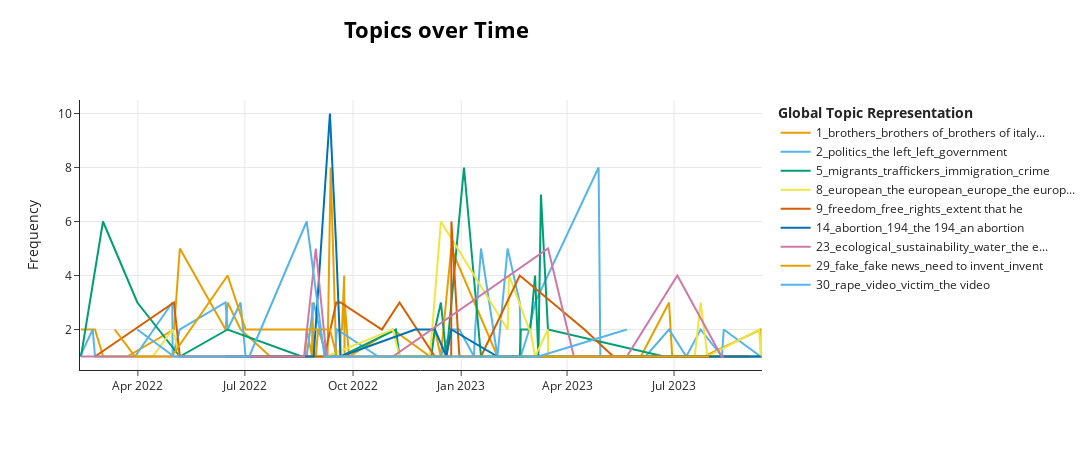

The code cell stored with this chart in its notebook:
### Markdown cell above
## Topics over time 

Make sure to use a limited number of unique timestamps (<100) as the c-TF-IDF representation will be calculated at each single unique timestamp. Having a large number of unique timestamps can take some time to be calculated. Moreover, there aren't many use-cased where you would like to see the difference in topic representations over more than 100 different timestamps.

### Code cell
topics_over_time = topic_model.topics_over_time(docs, timestamps)
intertopic_fig = topic_model.visualize_topics_over_time(topics_over_time=topics_over_time, topics=interesting_topics, custom_labels=True)
intertopic_fig.write_html(processed_dir + 'html/topics-over-time.html')
intertopic_fig

### Figure 1 — Plotly figure (JSON) as saved in the notebook; plotly's stock layout.template omitted (floating-point values rounded to 4 significant figures)
{"data": [{"hoverinfo": "text", "hovertext": ["<b>Topic 1</b><br>Words: help italian brothers, italy so want, and what doing, from italy so, brothers grow", "<b>Topic 1</b><br>Words: italian patriot, say am an, evaluate what happens, to say am, on italian interest", "<b>Topic 1</b><br>Words: have ensured, italy have ensured, we as brothers, as brothers of, as brothers", "<b>Topic 1</b><br>Words: is no index, unfortunately there is, no index of, no index, of names in", "<b>Topic 1</b><br>Words: region led, led by member, days the, days the marche, experiment", "<b>Topic 1</b><br>Words: live italy, long live italy, long live, live, long", "<b>Topic 1</b><br>Words: govern, won the, won the elections, brothers, boldrini", "<b>Topic 1</b><br>Words: that brothers, that brothers of, to grow in, continues to grow, of italy continues", "<b>Topic 1</b><br>Words: laugh, let laugh, words if we, who is much, reason brothers", "<b>Topic 1</b><br>Words: failure of the, to join forces, candidate who had, candidate, candidate who", "<b>Topic 1</b><br>Words: alive brothers, italy alive, italy alive brothers, alive brothers of, alive", "<b>Topic 1</b><br>Words: them both, studies and that, is everything, is up to, is up", "<b>Topic 1</b><br>Words: the entire parliament, force in the, only political force, however it, however it remains", "<b>Topic 1</b><br>Words: agriculture the, sense to, to guarantee agriculture, because our land, is our true", "<b>Topic 1</b><br>Words: 2018, it even, the 2018, emblematic, with messi argentina", "<b>Topic 1</b><br>Words: enrico letta long, letta long live, live deviance, long live deviance, letta long", "<b>Topic 1</b><br>Words: fought for the, fought for, shock absorbers, absorbers, of universal", "<b>Topic 1</b><br>Words: giorgio is, giorgio, black, then call it, black argentina guys", "<b>Topic 1</b><br>Words: okay italy, okay italy is, is lost, italy is lost, lost", "<b>Topic 1</b><br>Words: environmental, the natural, development and new, economic development, it water", "<b>Topic 1</b><br>Words: forti, award, gianni, chico forti, chico", "<b>Topic 1</b><br>Words: not govern with, govern with italian, italian brothers is, don want it, brothers is", "<b>Topic 1</b><br>Words: giannelli, simone, simone giannelli, champion, world champion", "<b>Topic 1</b><br>Words: if it because, because he italian, see if it, he italian, it because he", "<b>Topic 1</b><br>Words: also intends to, of italy also, also intends, intends to go, italy also intends", "<b>Topic 1</b><br>Words: explains it to, in capalbio, expert from his, expert from, expert", "<b>Topic 1</b><br>Words: already filed in, has already filed, so again, filed, filed in", "<b>Topic 1</b><br>Words: the symbol, and you have, symbol, symbol of the, cards", "<b>Topic 1</b><br>Words: tortellini, bologna with patrizia, bologna with, window fantastic, explain how to", "<b>Topic 1</b><br>Words: cross, cross on the, cross on, on the symbol, symbol of", "<b>Topic 1</b><br>Words: twenty fifth sunday, three cross on, fifth sunday from, fifth sunday, september twenty", "<b>Topic 1</b><br>Words: italy that italy, italy is ready, is ready, long live italy, live italy", "<b>Topic 1</b><br>Words: for all italians, it for all, all italians, do it for, for all", "<b>Topic 1</b><br>Words: know the other, already personally, paolo, knew roberta mazzola, knew roberta", "<b>Topic 1</b><br>Words: children from serie, serie, from serie, children from, and there will", "<b>Topic 1</b><br>Words: we noticed gray, francesco pio, little francesco pio, we noticed, car excuse the", "<b>Topic 1</b><br>Words: thursday to, christmas village, the tenth anniversary, tenth anniversary of, celebrated in", "<b>Topic 1</b><br>Words: at me is, also depends on, fabrizio, fabrizio guys thank, esteemed as italy", "<b>Topic 1</b><br>Words: so that every, our activity, to collect the, that every italian, every italian can", "<b>Topic 1</b><br>Words: all occupied by, all occupied, which were, organized crime, occupied by", "<b>Topic 1</b><br>Words: proud because it, am proud and, it is italy, be proud because, should be proud", "<b>Topic 1</b><br>Words: victim of cyclical, for about twenty, about twenty, about twenty years, to drought", "<b>Topic 1</b><br>Words: italian by studying, by studying, studying our, italian by, by studying our", "<b>Topic 1</b><br>Words: protagonists again, want to see, again in which, to see and, and live", "<b>Topic 1</b><br>Words: everywhere to lend, because italy brings, came everywhere, came everywhere to, guys who came", "<b>Topic 1</b><br>Words: as national team, as national, national team, team, national", "<b>Topic 1</b><br>Words: gianmarco, do it right, no they do, right alfredo, alfredo", "<b>Topic 1</b><br>Words: who follow us, citizens who follow, follow us, italian citizens who, all the italian", "<b>Topic 1</b><br>Words: zaki will return, and wish, my heart life, serenity and, serenity and success", "<b>Topic 1</b><br>Words: the fires, put and continue, put and, and meteorological disasters, the fires and", "<b>Topic 1</b><br>Words: italians because we, lucio battisti, battisti, days ago on, ran to", "<b>Topic 1</b><br>Words: mario draghi is, mean mario, is italian and, authoritative italians, authoritative italians we"], "marker": {"color": "#E69F00"}, "mode": "lines", "name": "1_brothers_brothers of_brothers of italy...", "type": "scatter", "x": ["2022-02-11T14:53:48", "2022-02-23T13:18:25", "2022-03-02T12:15:45", "2022-03-12T08:40:33", "2022-03-22T19:50:37", "2022-05-01T18:13:49", "2022-05-06T17:00:19", "2022-06-14T13:13:52", "2022-06-16T07:45:05", "2022-06-27T09:06:31", "2022-07-22T13:00:43", "2022-08-05T16:28:13", "2022-08-17T07:37:47", "2022-08-20T08:08:08", "2022-08-21T07:24:39", "2022-08-22T13:32:55", "2022-08-27T05:31:16", "2022-08-27T07:48:11", "2022-08-28T13:15:50", "2022-08-30T08:04:28", "2022-09-01T07:19:51", "2022-09-09T07:51:31", "2022-09-11T22:54:29", "2022-09-16T16:59:27", "2022-09-17T13:22:40", "2022-09-19T07:16:10", "2022-09-20T07:30:09", "2022-09-20T12:18:42", "2022-09-21T14:40:56", "2022-09-23T10:52:45", "2022-09-23T18:23:22", "2022-09-23T21:32:32", "2022-09-27T14:42:21", "2022-11-03T20:58:11", "2022-12-05T10:17:50", "2022-12-09T14:55:44", "2022-12-14T14:27:54", "2022-12-23T11:40:32", "2023-01-31T20:04:40", "2023-02-20T15:33:02", "2023-02-27T20:12:23", "2023-04-06T19:05:32", "2023-04-15T20:13:16", "2023-05-12T18:34:35", "2023-05-21T20:01:47", "2023-06-02T18:22:36", "2023-06-26T17:49:06", "2023-06-29T10:16:43", "2023-07-19T17:24:29", "2023-07-26T14:27:42", "2023-09-12T16:05:41", "2023-09-13T18:57:03"], "y": [2, 2, 1, 1, 1, 2, 5, 2, 3, 2, 1, 1, 1, 1, 1, 2, 1, 3, 1, 1, 2, 1, 8, 1, 1, 1, 1, 2, 2, 4, 1, 3, 1, 2, 1, 2, 1, 5, 1, 1, 1, 1, 1, 1, 1, 1, 3, 1, 1, 1, 2, 1]}, {"hoverinfo": "text", "hovertext": ["<b>Topic 2</b><br>Words: from their, citizens against each, but while they, from their failures, incompetence with these", "<b>Topic 2</b><br>Words: defending something, defending something else, unlike most, we have never, see president unlike", "<b>Topic 2</b><br>Words: foreign, foreign leader, that isn mine, what everyone else, foreign nation that", "<b>Topic 2</b><br>Words: we are in, are in, also due to, its ideological delusions, ideological delusions", "<b>Topic 2</b><br>Words: it must first, must first, first demonstrate, if politics, must first demonstrate", "<b>Topic 2</b><br>Words: to defend you, american interference, famous american interference, rightly will, interference", "<b>Topic 2</b><br>Words: liberal, is not liberal, not liberal, liberal is not, liberal for example", "<b>Topic 2</b><br>Words: of the pd, pd, the pd, why they don, nonsense anymore", "<b>Topic 2</b><br>Words: risking becoming, today that the, because want to, they didn, campaign do", "<b>Topic 2</b><br>Words: that it has, reflect on the, right must, will have no, if the left", "<b>Topic 2</b><br>Words: saying the, spreading everywhere today, same thing that, saying the same, ten years now", "<b>Topic 2</b><br>Words: stuck in parliament, stuck, something got stuck, something got, stuck in", "<b>Topic 2</b><br>Words: to be culturally, have to frequent, recognized regardless, frequent the, frequent the salons", "<b>Topic 2</b><br>Words: favor of, in favor of, guaranteed freedom, in favor, guaranteed", "<b>Topic 2</b><br>Words: of themes from, electoral campaign in, couple of themes, are worth looking, campaign in", "<b>Topic 2</b><br>Words: and the left, difference between, between me and, difference between me, me and the", "<b>Topic 2</b><br>Words: electoral campaign that, campaign that, electoral campaign, of its own, running is", "<b>Topic 2</b><br>Words: must necessarily, must also dispel, dispel this prejudice, world yes, the world yes", "<b>Topic 2</b><br>Words: capable and, got to, got, to where, to where they", "<b>Topic 2</b><br>Words: mandate and, and the laws, exclusive, and my functions, laws and to", "<b>Topic 2</b><br>Words: these rules, rules, we are completely, rules don give, are completely in", "<b>Topic 2</b><br>Words: from political choices, was right, from political, is maneuver resulting, was right and", "<b>Topic 2</b><br>Words: has the government, the meantime what, what has the, meantime what has, government done", "<b>Topic 2</b><br>Words: political debates, way to create, create community, political debates way, debates way", "<b>Topic 2</b><br>Words: direction by, talking about change, the government here, we also talking, of direction by", "<b>Topic 2</b><br>Words: politics, politics does, built, doesn do, not something", "<b>Topic 2</b><br>Words: politics, of your example, through politics, through politics above, part of politics", "<b>Topic 2</b><br>Words: by decree, could be, could be created, we were essentially, decree so", "<b>Topic 2</b><br>Words: intervene, when it is, convinced of the, what is happening, government must continue", "<b>Topic 2</b><br>Words: opposition does, that what the, look the opposition, look the, job and obviously", "<b>Topic 2</b><br>Words: thesis, knew, in government, the government because, the thesis", "<b>Topic 2</b><br>Words: decided to take, to take stock, take stock of, stock of our, take stock", "<b>Topic 2</b><br>Words: internal, internal public, one internal public, privileging one internal, one internal", "<b>Topic 2</b><br>Words: continue to intervene, what we re, first time that, we re trying, has dealt with", "<b>Topic 2</b><br>Words: recent weeks namely, added in, has been added, namely that this, has started its", "<b>Topic 2</b><br>Words: comparison, comparison made, the comparison, ideas, news and therefore", "<b>Topic 2</b><br>Words: himself one of, let say hit, went immediately did, can let say, attempt to criticize", "<b>Topic 2</b><br>Words: political problem, given on, few years, the numbers, in parliament", "<b>Topic 2</b><br>Words: short the desire, many fronts, desire to work, together on many, on many fronts", "<b>Topic 2</b><br>Words: well it one, which all institutional, work to the, levels need, their possibilities and", "<b>Topic 2</b><br>Words: all our, task now net, net of the, forces and law, clearly our task", "<b>Topic 2</b><br>Words: tells you that, you are authoritarian, are authoritarian, you that you, tells you", "<b>Topic 2</b><br>Words: remember that it, mean to seek, seek visibility, to seek, visibility", "<b>Topic 2</b><br>Words: people who find, themselves facing difficult, themselves facing, facing difficult situation, government sign", "<b>Topic 2</b><br>Words: distrust, which then, but this was, solving, probably also", "<b>Topic 2</b><br>Words: realizing it, and happy that, unable to reverse, that finally those, trend are", "<b>Topic 2</b><br>Words: had presented, the opposition, presented, opposition, proposal", "<b>Topic 2</b><br>Words: clearly woe, woe betide, priority must be, priority must, good of the", "<b>Topic 2</b><br>Words: is seen, against us, everything is seen, everything is, it an initiative"], "marker": {"color": "#56B4E9"}, "mode": "lines", "name": "2_politics_the left_left_government", "type": "scatter", "x": ["2022-02-10T19:07:13", "2022-02-21T14:19:59", "2022-02-23T13:18:25", "2022-03-29T13:21:15", "2022-04-30T07:15:20", "2022-04-30T14:00:56", "2022-05-06T17:00:19", "2022-06-14T13:13:52", "2022-06-16T07:45:05", "2022-06-27T09:06:31", "2022-07-01T15:02:08", "2022-07-21T13:22:30", "2022-08-05T09:27:55", "2022-08-16T07:11:20", "2022-08-22T13:32:55", "2022-08-28T13:15:50", "2022-09-07T16:58:57", "2022-09-15T10:27:08", "2022-09-17T07:25:23", "2022-10-22T08:24:39", "2022-11-06T09:54:18", "2022-11-22T20:52:09", "2022-12-06T12:12:07", "2022-12-14T14:27:54", "2022-12-14T16:55:46", "2022-12-23T11:40:32", "2022-12-23T15:53:10", "2022-12-30T12:14:16", "2023-01-11T18:59:22", "2023-01-12T21:15:08", "2023-01-17T19:44:01", "2023-01-31T20:04:40", "2023-02-09T10:44:06", "2023-02-19T18:32:15", "2023-02-20T15:33:02", "2023-02-27T20:12:23", "2023-03-04T19:29:39", "2023-04-27T19:59:27", "2023-04-29T07:37:37", "2023-05-17T10:11:27", "2023-05-21T20:01:47", "2023-06-06T17:59:21", "2023-06-26T17:49:06", "2023-07-11T09:27:53", "2023-07-23T14:28:34", "2023-08-10T16:45:43", "2023-08-12T06:05:11", "2023-09-12T16:05:41", "2023-09-13T18:57:03"], "y": [1, 2, 1, 1, 3, 1, 2, 3, 2, 3, 1, 1, 1, 1, 1, 3, 1, 1, 2, 1, 1, 1, 1, 1, 1, 2, 2, 2, 1, 2, 5, 1, 5, 3, 1, 2, 3, 8, 1, 1, 1, 1, 2, 1, 2, 1, 2, 1, 1]}, {"hoverinfo": "text", "hovertext": ["<b>Topic 5</b><br>Words: what the difference, just what the, just what, the difference, difference", "<b>Topic 5</b><br>Words: refugees, images of, fleeing from, and children who, children who", "<b>Topic 5</b><br>Words: just as the, never existed, emergency, existed, just as", "<b>Topic 5</b><br>Words: is unable to, to distance itself, and infiltrates it, from the extremism, extremism that surrounds", "<b>Topic 5</b><br>Words: the nazis, nazis, coming, no people so, are coming but", "<b>Topic 5</b><br>Words: construction and unfair, services manufacturing, services manufacturing etc, competition in trade, manufacturing etc", "<b>Topic 5</b><br>Words: adolescence, site, youthful deviance better, such behaviors can, it site is", "<b>Topic 5</b><br>Words: crime, control often, widespread petty crime, petty, petty crime violence", "<b>Topic 5</b><br>Words: need protection, who are those, who need protection, those who need, who need", "<b>Topic 5</b><br>Words: names you, names you just, to make cross, you just have, of names you", "<b>Topic 5</b><br>Words: as have, have and don, ll let you, of authorizations that, infinite", "<b>Topic 5</b><br>Words: had trampled on, have become common, mistakenly tend, that had trampled, and rights that", "<b>Topic 5</b><br>Words: are the measures, what are the, what are, the measures, are the", "<b>Topic 5</b><br>Words: flow decree on, in some immigrants, several companies, do jobs, mean there", "<b>Topic 5</b><br>Words: position indicators lit, the vehicle and, was trumpeting and, four position, inside the", "<b>Topic 5</b><br>Words: traffickers, all the mafias, ago read, illegal migrants towards, libyan ministry", "<b>Topic 5</b><br>Words: does my, culture offend, culture offend you, my culture offend, my culture", "<b>Topic 5</b><br>Words: rescue, international law, on board, board, migrants", "<b>Topic 5</b><br>Words: is easier, historically we, say is easier, which historically, which historically we", "<b>Topic 5</b><br>Words: traffickers, to defend our, sixty contacts and, of as many, borders from human", "<b>Topic 5</b><br>Words: which therefore they, compensable, those which, and which therefore, longer compensable and", "<b>Topic 5</b><br>Words: occupied by, public housing, occupied, housing, public", "<b>Topic 5</b><br>Words: more people, the more people, say were, because among, because among the", "<b>Topic 5</b><br>Words: more people, the more people, hours is, dying among, risk dying among", "<b>Topic 5</b><br>Words: save, governmental organizations, governmental, non governmental, non governmental organizations", "<b>Topic 5</b><br>Words: it mostly women, mostly women, mostly, it mostly, women", "<b>Topic 5</b><br>Words: crime, traffickers, provides for, serious injuries, be prosecuted", "<b>Topic 5</b><br>Words: concerns the, concerns, protection of, are obviously aggravated, to denounce the", "<b>Topic 5</b><br>Words: saw in the, josef janata marcus, marcus two, maria josef, maria josef janata", "<b>Topic 5</b><br>Words: does this tool, tool consist, tool consist of, consist of, this tool", "<b>Topic 5</b><br>Words: dubliners, then move, look partly yes, to our european, partly yes because"], "marker": {"color": "#009E73"}, "mode": "lines", "name": "5_migrants_traffickers_immigration_crime", "type": "scatter", "x": ["2022-02-11T14:53:48", "2022-03-02T08:21:13", "2022-03-31T13:27:11", "2022-05-06T17:00:19", "2022-06-16T07:45:05", "2022-08-18T08:25:07", "2022-08-22T13:32:55", "2022-08-24T08:54:47", "2022-09-19T07:16:10", "2022-09-20T12:18:42", "2022-11-06T09:54:18", "2022-11-09T12:40:31", "2022-11-22T20:52:09", "2022-12-06T12:12:07", "2022-12-09T14:55:44", "2022-12-14T16:55:46", "2022-12-19T09:03:15", "2023-01-03T08:30:45", "2023-01-17T19:44:01", "2023-01-31T20:04:40", "2023-02-19T18:32:15", "2023-02-20T15:33:02", "2023-02-27T20:12:23", "2023-02-28T17:17:52", "2023-03-04T19:29:39", "2023-03-07T14:49:45", "2023-03-09T19:13:12", "2023-03-15T18:22:50", "2023-06-22T13:26:10", "2023-08-09T20:02:33", "2023-09-13T18:57:03"], "y": [1, 6, 3, 1, 2, 1, 1, 1, 1, 1, 2, 1, 1, 1, 2, 3, 1, 8, 1, 1, 1, 2, 2, 2, 4, 1, 7, 2, 1, 1, 1]}, {"hoverinfo": "text", "hovertext": ["<b>Topic 8</b><br>Words: eastern countries, the mainstream media, european commission by, commission by the, eastern countries first", "<b>Topic 8</b><br>Words: it because europe, get the money, partly written in, true what, because europe asks", "<b>Topic 8</b><br>Words: to imposing absurd, non existent, always present when, union who are, always the leaders", "<b>Topic 8</b><br>Words: is inadequate because, seem to be, states is inadequate, because europe doesn, be giving", "<b>Topic 8</b><br>Words: convinced that, convinced, clearly the destiny, more pro european, convinced that not", "<b>Topic 8</b><br>Words: is which, the barricades on, public concessions, the public concessions, public concessions of", "<b>Topic 8</b><br>Words: all the eu, is better if, states but, states but it, done at national", "<b>Topic 8</b><br>Words: the resources of, resources of, talked about, talked, the resources", "<b>Topic 8</b><br>Words: the western one, ii who said, and statesman, with two lungs, eastern one", "<b>Topic 8</b><br>Words: citizens but obviously, it happens, over the place, but obviously it, easier to do", "<b>Topic 8</b><br>Words: european level, at european level, at european, mediterranean, european", "<b>Topic 8</b><br>Words: topic of the, on the topic, the topic of, topic of, the topic", "<b>Topic 8</b><br>Words: the european council, european council, the approach, approach, european", "<b>Topic 8</b><br>Words: clothes but not, step while the, policy on, once again europe, severely attacks the", "<b>Topic 8</b><br>Words: the european council, european council, european commission today, european council be, declaring its availability", "<b>Topic 8</b><br>Words: wrote letter to, intervened responded to, wrote letter, intervened responded, to interviews wrote", "<b>Topic 8</b><br>Words: immigration, means protecting, today considered priority, to international, to the impetus", "<b>Topic 8</b><br>Words: before we, firmly but also, reason as, proactive spirit at, of technological", "<b>Topic 8</b><br>Words: before the pandemic, pandemic arrived, the pandemic arrived, arrived, the pandemic", "<b>Topic 8</b><br>Words: 30th, europe by, by april 30th, commitments including that, approved by parliament", "<b>Topic 8</b><br>Words: your point of, your point, go abroad your, changes immediately, view changes immediately", "<b>Topic 8</b><br>Words: witch, moldova, from from, yn, european union", "<b>Topic 8</b><br>Words: but must be, transition which as, forcefully reiterated, always said and, forcefully reiterated in", "<b>Topic 8</b><br>Words: all say it, worked towards, it with great, towards the european, pride but above", "<b>Topic 8</b><br>Words: wider, the wider, the wider mediterranean, initiatives and projects, and projects", "<b>Topic 8</b><br>Words: states european, states european union, united states european, united states, united", "<b>Topic 8</b><br>Words: migration, india, united, the european union, european union", "<b>Topic 8</b><br>Words: might be unthinkable, unthinkable even in, be unthinkable even, be unthinkable, we are able", "<b>Topic 8</b><br>Words: movements, the primary movements, primary movements, the primary, one side"], "marker": {"color": "#F0E442"}, "mode": "lines", "name": "8_european_the european_europe_the europ...", "type": "scatter", "x": ["2022-03-02T08:21:13", "2022-03-13T10:51:43", "2022-03-29T13:21:15", "2022-04-13T13:24:26", "2022-04-30T14:00:56", "2022-05-06T17:00:19", "2022-09-08T10:35:19", "2022-11-03T20:58:11", "2022-11-09T12:40:31", "2022-12-05T10:17:50", "2022-12-14T16:55:46", "2023-02-09T10:44:06", "2023-02-10T16:55:28", "2023-02-27T20:12:23", "2023-02-28T17:17:52", "2023-03-04T19:29:39", "2023-03-15T18:22:50", "2023-03-15T20:54:21", "2023-03-31T17:38:24", "2023-04-27T19:59:27", "2023-05-30T12:56:53", "2023-06-01T14:30:32", "2023-07-03T19:14:52", "2023-07-18T13:11:16", "2023-07-23T14:28:34", "2023-07-29T10:40:04", "2023-09-11T09:02:24", "2023-09-12T16:05:41", "2023-09-13T18:57:03"], "y": [1, 1, 1, 1, 2, 1, 1, 2, 1, 1, 6, 2, 4, 2, 2, 1, 2, 1, 1, 1, 1, 1, 1, 1, 3, 1, 2, 1, 2]}, {"hoverinfo": "text", "hovertext": ["<b>Topic 9</b><br>Words: the strings, have the strings, the puppets, puppets have the, puppets have", "<b>Topic 9</b><br>Words: dark shirt, this dark, this dark shirt, dark, shirt", "<b>Topic 9</b><br>Words: for many reasons, liberal right for, right for, right for many, it not liberal", "<b>Topic 9</b><br>Words: new temporal, temporal freedom whether, of new temporal, new temporal freedom, temporal", "<b>Topic 9</b><br>Words: behaviors that violate, that violate, deviances are behaviors, deviances are, it says that", "<b>Topic 9</b><br>Words: much does, much does it, how much does, does it cost, it cost", "<b>Topic 9</b><br>Words: three years, no longer give, years three years, give it to, say three", "<b>Topic 9</b><br>Words: kent, freedom, free, rights, extent that he", "<b>Topic 9</b><br>Words: to take away, rights, take away, is this, away", "<b>Topic 9</b><br>Words: of speech, freedom of speech, speech, era in which, era in", "<b>Topic 9</b><br>Words: free person, said does not, what we like, be free person, he said does", "<b>Topic 9</b><br>Words: freedom, of international peace, fell to conquer, only cultivating the, as respect for", "<b>Topic 9</b><br>Words: us it was, was liberation, it was liberation, liberation, us it", "<b>Topic 9</b><br>Words: running away to, defend that child, defend that, away to, away to defend", "<b>Topic 9</b><br>Words: least for, at least for, least for me, at least, least", "<b>Topic 9</b><br>Words: extent that he, free, extent that, extent, on what", "<b>Topic 9</b><br>Words: future, freedom, free, rights, extent that he", "<b>Topic 9</b><br>Words: however have, thought that destiny, that destiny, destiny challenges, that destiny challenges", "<b>Topic 9</b><br>Words: fugitive was caught, fugitive, fugitive was, and this fugitive, this fugitive was", "<b>Topic 9</b><br>Words: not free, free, free it, unload one, the first was", "<b>Topic 9</b><br>Words: that had, the best, that have learned, had to do, learn you", "<b>Topic 9</b><br>Words: article one of, article one, article, of the constitution, constitution", "<b>Topic 9</b><br>Words: country is, of country, love of, of country is, love of country", "<b>Topic 9</b><br>Words: freedom, that comes after, not freedom that, not second class, not second", "<b>Topic 9</b><br>Words: zaki today received, this very important, republic and, republic and want, today received", "<b>Topic 9</b><br>Words: experience of, white house in, house in, in dc, of going to", "<b>Topic 9</b><br>Words: pirate contracts, pirate contracts fraudulent, pirate, uses there is, there are pirate", "<b>Topic 9</b><br>Words: ever tried to, you ever tried, you ever, life without uniform, to imagine your"], "marker": {"color": "#D55E00"}, "mode": "lines", "name": "9_freedom_free_rights_extent that he", "type": "scatter", "x": ["2022-02-23T13:18:25", "2022-05-01T15:59:33", "2022-05-06T17:00:19", "2022-08-11T09:08:55", "2022-08-22T13:32:55", "2022-08-26T09:42:38", "2022-09-01T11:00:10", "2022-09-06T17:15:51", "2022-09-16T16:59:27", "2022-09-20T07:30:09", "2022-10-25T12:22:57", "2022-11-09T12:40:31", "2022-12-09T14:55:44", "2022-12-19T09:03:15", "2022-12-23T11:40:32", "2022-12-23T15:53:10", "2022-12-30T09:52:49", "2023-01-13T17:19:55", "2023-01-17T19:44:01", "2023-02-19T18:32:15", "2023-04-15T20:13:16", "2023-05-10T08:18:03", "2023-05-15T06:23:25", "2023-06-22T13:26:10", "2023-07-19T17:24:29", "2023-07-30T16:24:12", "2023-08-12T06:05:11", "2023-09-03T07:28:10"], "y": [1, 3, 1, 1, 1, 1, 1, 1, 3, 3, 2, 3, 1, 1, 1, 6, 1, 1, 1, 4, 2, 1, 1, 1, 1, 1, 1, 1]}, {"hoverinfo": "text", "hovertext": ["<b>Topic 14</b><br>Words: typical breathing, the word rattle, of dying people, of the word, knows the meaning", "<b>Topic 14</b><br>Words: maybe some young, giving birth to, and maybe some, about the idea, young couples will", "<b>Topic 14</b><br>Words: annoys me to, thing drives me, me to death, me crazy and, me crazy", "<b>Topic 14</b><br>Words: abortion, 194, an abortion, women in italy, women in", "<b>Topic 14</b><br>Words: abortion, 194, the 194, alternative, have an alternative", "<b>Topic 14</b><br>Words: canceled without, canceled, be canceled without, from those criteria, appeal", "<b>Topic 14</b><br>Words: yourself having problems, the baby life, you find yourself, afford it and, couldn afford", "<b>Topic 14</b><br>Words: even knowing what, deny that couldn, without even knowing, was defenseless, emotion of approaching", "<b>Topic 14</b><br>Words: keep asking, myself but, how does baby, in manger, in manger offend", "<b>Topic 14</b><br>Words: you did, you did it, did it by, by choice, it by choice", "<b>Topic 14</b><br>Words: important support, have created, important support plan, those who give, created an", "<b>Topic 14</b><br>Words: settle, proclamations and we, obviously we don, but obviously we, to settle for", "<b>Topic 14</b><br>Words: nation in which, nation in, child, for nurturing child, takes nothing", "<b>Topic 14</b><br>Words: do that, to do that, don intend to, we don intend, don intend", "<b>Topic 14</b><br>Words: would probably have, few months ago, been unthinkable, been unthinkable few, unthinkable few", "<b>Topic 14</b><br>Words: unthinkable, abortion, 194, the 194, an abortion"], "marker": {"color": "#0072B2"}, "mode": "lines", "name": "14_abortion_194_the 194_an abortion", "type": "scatter", "x": ["2022-06-14T13:13:52", "2022-08-26T09:42:38", "2022-08-28T13:15:50", "2022-09-11T08:07:25", "2022-09-16T16:59:27", "2022-09-20T07:30:09", "2022-11-22T20:52:09", "2022-12-09T14:55:44", "2022-12-19T09:03:15", "2022-12-23T15:53:10", "2023-01-31T20:04:40", "2023-03-15T18:22:50", "2023-05-12T18:34:35", "2023-06-22T13:26:10", "2023-07-18T13:11:16", "2023-09-12T16:05:41"], "y": [1, 1, 1, 10, 5, 1, 2, 2, 1, 2, 1, 1, 1, 1, 1, 1]}, {"hoverinfo": "text", "hovertext": ["<b>Topic 23</b><br>Words: perimeter want, to give home, its perimeter, expand its, its perimeter want", "<b>Topic 23</b><br>Words: down to the, get down to, the content, to the content, capable get down", "<b>Topic 23</b><br>Words: earth, ecological, sustainability, water, the ecological", "<b>Topic 23</b><br>Words: climate, the implementation, the irrigation system, giving impetus, and drought", "<b>Topic 23</b><br>Words: water, talks about, talks, desalination, plants", "<b>Topic 23</b><br>Words: less bureaucracy for, time must be, the path over, energy sources and, energy sources", "<b>Topic 23</b><br>Words: thinking about what, are the big, the ground also, the ground, actually reach the", "<b>Topic 23</b><br>Words: just think, just think of, polluting, electric, the interests of", "<b>Topic 23</b><br>Words: from the topic, immediately from, capacity to, the reuse, waste water", "<b>Topic 23</b><br>Words: you believe that, least stop, worsen continue, worsen continue or, situation could", "<b>Topic 23</b><br>Words: landslides what have, landslides, what have found, found is situation, of bad weather", "<b>Topic 23</b><br>Words: ecological, sustainability, the ecological transition, ecological transition, the ecological", "<b>Topic 23</b><br>Words: we do with, do we do, and what do, do with these, what do we", "<b>Topic 23</b><br>Words: but so, summer give it, so do, little cooler know, little cooler"], "marker": {"color": "#CC79A7"}, "mode": "lines", "name": "23_ecological_sustainability_water_the e...", "type": "scatter", "x": ["2022-02-11T14:53:48", "2022-05-01T18:13:49", "2022-06-27T09:06:31", "2022-08-20T08:08:08", "2022-08-30T08:04:28", "2022-09-08T10:35:19", "2022-11-03T20:58:11", "2023-03-15T20:54:21", "2023-04-06T19:05:32", "2023-05-17T10:11:27", "2023-05-21T20:01:47", "2023-07-03T19:14:52", "2023-08-10T09:22:06", "2023-08-12T06:05:11"], "y": [1, 1, 1, 1, 5, 1, 1, 5, 1, 1, 1, 4, 1, 1]}, {"hoverinfo": "text", "hovertext": ["<b>Topic 29</b><br>Words: journalism, censor dostoievski to, for sure shall, bash, bash putin", "<b>Topic 29</b><br>Words: progressive narrative, din of, collapsed, collapsed the, collapsed the progressive", "<b>Topic 29</b><br>Words: it can make, can make you, make you, can make, oxygen", "<b>Topic 29</b><br>Words: there is bit, is bit of, is bit, of everything, bit of everything", "<b>Topic 29</b><br>Words: take much, easy it doesn, always say, how to read, study know how", "<b>Topic 29</b><br>Words: be scared, scared, don be scared, stops, don be", "<b>Topic 29</b><br>Words: fake news, fake, invent fake, invent fake news, news about", "<b>Topic 29</b><br>Words: the nervousness, the nervousness comes, where the nervousness, nervousness comes from, nervousness comes", "<b>Topic 29</b><br>Words: fake, lies, invent lies about, that are sent, is right because", "<b>Topic 29</b><br>Words: reality of the, of the things, repeat is, is verifiable, things repeat is", "<b>Topic 29</b><br>Words: is also hoax, hoax, also hoax, this is also, is also", "<b>Topic 29</b><br>Words: tell the truth, usually tell, usually tell the, the truth, tell the"], "marker": {"color": "#E69F00"}, "mode": "lines", "name": "29_fake_fake news_need to invent_invent", "type": "scatter", "x": ["2022-03-12T08:40:33", "2022-03-29T13:21:15", "2022-04-29T19:27:55", "2022-06-16T07:45:05", "2022-07-01T15:02:08", "2022-07-21T13:22:30", "2022-09-11T08:07:25", "2022-09-17T07:25:23", "2022-09-23T10:52:45", "2023-01-11T18:59:22", "2023-02-27T20:12:23", "2023-07-30T16:24:12"], "y": [2, 1, 1, 4, 2, 2, 2, 1, 1, 1, 1, 1]}, {"hoverinfo": "text", "hovertext": ["<b>Topic 30</b><br>Words: rape, his words it, of rape in, milan three, case an", "<b>Topic 30</b><br>Words: am tired, tired, am, rape, video", "<b>Topic 30</b><br>Words: not normal, is not normal, normal, boy either, normal and in", "<b>Topic 30</b><br>Words: the other one, other one, the other, other, one", "<b>Topic 30</b><br>Words: rape, video, victim, that video, the video", "<b>Topic 30</b><br>Words: raw otherwise it, but cooked because, don eat, it ramen, raw otherwise", "<b>Topic 30</b><br>Words: much better too, better too, much better, better, too", "<b>Topic 30</b><br>Words: his parents allow, parents allow me, his parents, parents allow, hug", "<b>Topic 30</b><br>Words: more personal, the second is, even little, even little more, little more personal", "<b>Topic 30</b><br>Words: surreal, forgive me, really surreal, really surreal surreal, forgive", "<b>Topic 30</b><br>Words: it happened to, it happened, to me too, me too, happened to me", "<b>Topic 30</b><br>Words: down to such, such random, prefered, to such random, went down to"], "marker": {"color": "#56B4E9"}, "mode": "lines", "name": "30_rape_video_victim_the video", "type": "scatter", "x": ["2022-03-31T13:27:11", "2022-05-01T18:13:49", "2022-06-11T08:15:36", "2022-07-04T16:46:40", "2022-08-22T13:32:55", "2022-09-06T17:15:51", "2022-09-19T07:16:10", "2022-12-09T14:55:44", "2022-12-23T15:53:10", "2023-03-04T19:29:39", "2023-03-07T14:49:45", "2023-05-21T20:01:47"], "y": [2, 1, 1, 1, 6, 1, 1, 1, 1, 1, 1, 2]}], "layout": {"height": 450, "hoverlabel": {"bgcolor": "white", "font": {"family": "Rockwell", "size": 16}}, "legend": {"title": {"text": "<b>Global Topic Representation"}}, "title": {"font": {"color": "Black", "size": 22}, "text": "<b>Topics over Time</b>", "x": 0.4, "xanchor": "center", "y": 0.95, "yanchor": "top"}, "width": 1250, "xaxis": {"showgrid": true}, "yaxis": {"showgrid": true, "title": {"text": "Frequency"}}}}
